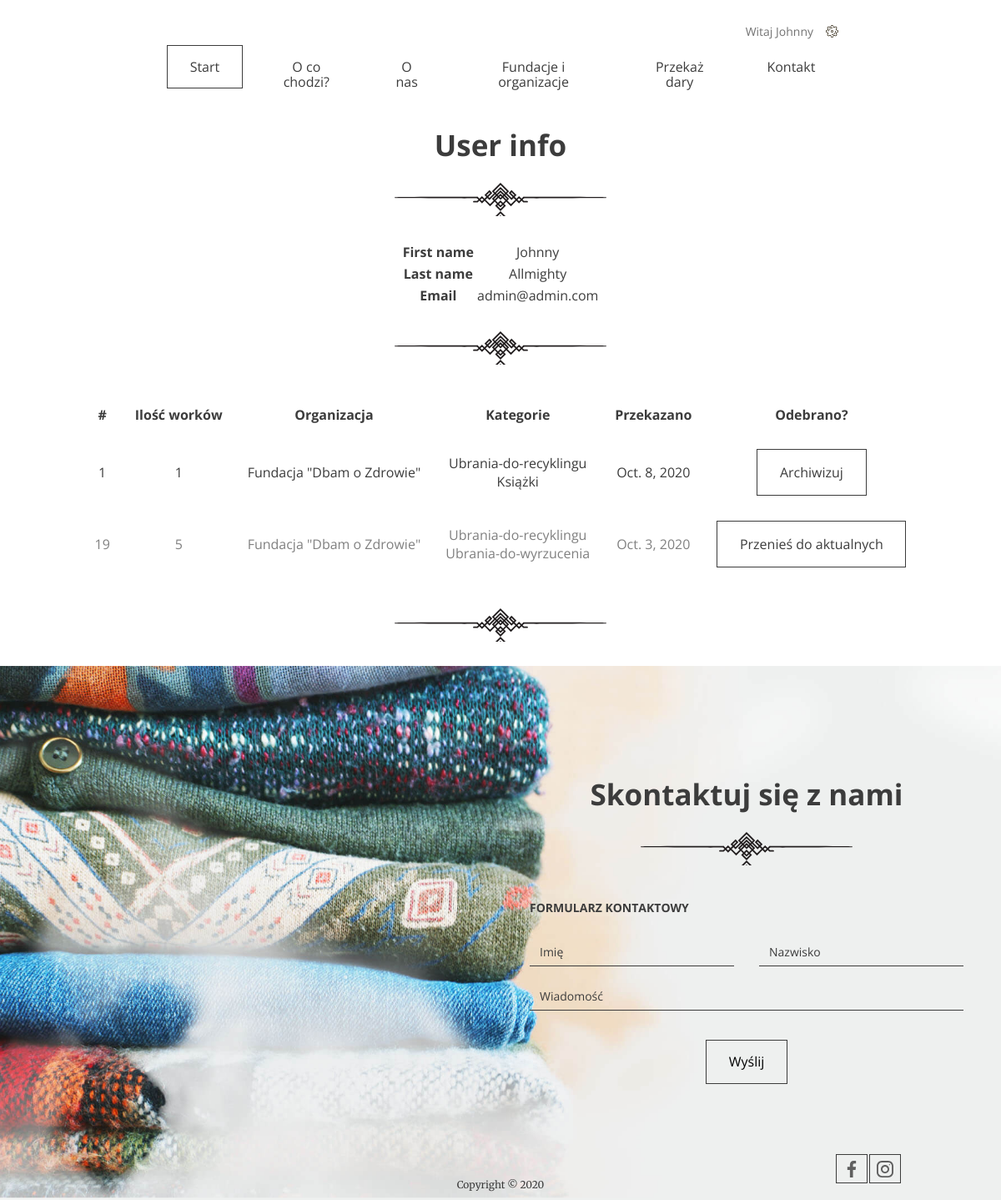
The page /profile/ (signed in) on the database as committed earlier.
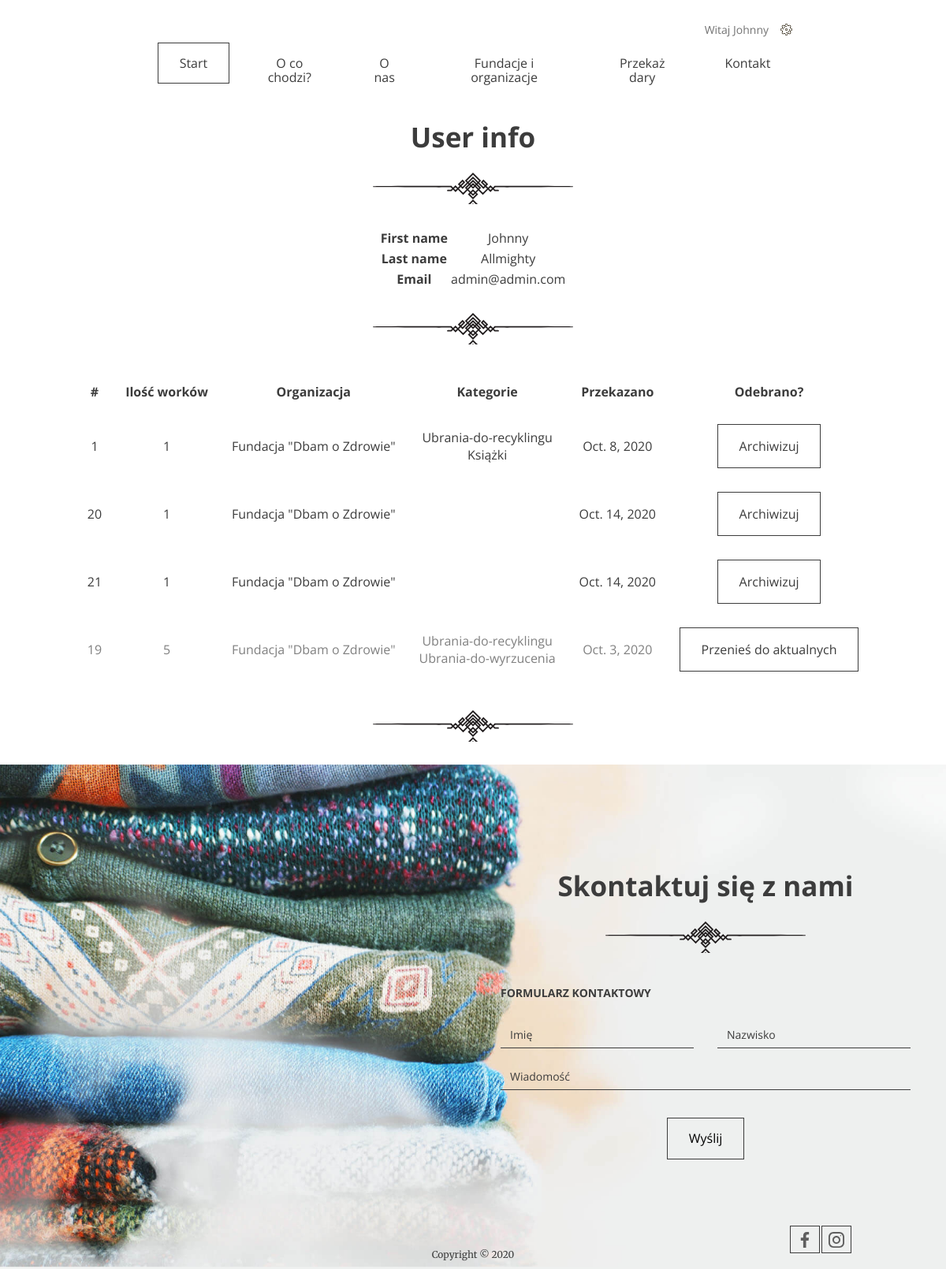
The same page on the database as committed later.
### giveaway/models.py (models this page shows, shortened)
class Donation(models.Model):
    quantity = models.IntegerField(default=1)
    categories = models.ManyToManyField(Category, related_name='donations')
    institution = models.ForeignKey(Institution, on_delete=models.CASCADE)
    address = models.CharField(max_length=200)
    city = models.CharField(max_length=150)
    zip_code = models.IntegerField()
    phone = models.IntegerField()
    pick_up_date = models.DateField()
    pick_up_time = models.TimeField()
    pick_up_comment = models.TextField()
    is_taken = models.BooleanField(default=False)
    user = models.ForeignKey(User, on_delete=models.CASCADE, null=True, default=None)

class Institution(models.Model):
    name = models.CharField(max_length=200)
    description = models.TextField()
    type = models.IntegerField(choices=TYPES, default=0)
    categories = models.ManyToManyField(Category, related_name='institutions')

class Category(models.Model):
    name = models.CharField(max_length=150)

### giveaway/views.py (the view)
# urls.py: path('profile/', ProfileView.as_view(), name='profile'),
class ProfileView(LoginRequiredMixin, TemplateView):
    template_name = "profile.html"
    def get_context_data(self, **kwargs):
        context = super().get_context_data(**kwargs)
        context["user_donations"] = Donation.objects.filter(
            Q(user=self.request.user) & Q(is_taken=False))
        context["user_archived_donations"] = Donation.objects.filter(
            Q(user=self.request.user) & Q(is_taken=True))
        return context

### giveaway/templates/profile.html (shortened to what this page needs)
{% extends 'base.html' %}
{%load static%}
{% block header %}
<header class="header">
    {% include 'navigation.html' %}
</header>
{%endblock%}
{% block content %}
<div>
    <div class="contact">
        <h2>User info</h2>
        <table class="center">
            <thead>
                <tr>
                    <th>First name</th>
                    <td>{{user.first_name}}</th>
                </tr>
            </thead>
            <tbody>
                <tr>
                    <th>Last name</td>
                    <td>{{user.last_name}}</td>
                </tr>
                <tr>
                    <th>Email</td>
                    <td>{{user.email}}</td>
                </tr>
            </tbody>
        </table>
        <h2></h2>
        <table class='center' CELLSPACING=10 CELLPADDING=10>
            <thead>
                <tr>
                    <th>#</th>
                    <th>Ilość worków</th>
                    <th>Organizacja</th>
                    <th>Kategorie</th>
                    <th>Przekazano</th>
                    <th>Odebrano?</th>
                </tr>
            </thead>
            <tbody>
                {% for donation in user_donations %}
                <tr>
                    <td> {{donation.pk}} </td>
                    <td> {{donation.quantity}} </td>
                    <td> {{donation.institution.name}} </td>
                    <td> {%for cat in donation.categories.all %}{% if forloop.last %}{{cat.name}}{%else%}{{cat.name}}<br>{%endif%}{%endfor%} </td>
                    <td> {{donation.pick_up_date}} </td>
                    <td> <a href="{% url 'archive-donation' donation.pk%}" class="btn">Archiwizuj</a> </td>
                </tr>
                {% endfor %}
                {% for donation in user_archived_donations %}
                <tr style="color: grey;">
                    <td> {{donation.pk}} </td>
                    <td> {{donation.quantity}} </td>
                    <td> {{donation.institution.name}} </td>
                    <td> {%for cat in donation.categories.all %}{% if forloop.last %}{{cat.name}}{%else%}{{cat.name}}<br>{%endif%}{%endfor%} </td>
                    <td> {{donation.pick_up_date}} </td>
                    <td> <a href="{% url 'archive-donation' donation.pk%}" class="btn">Przenieś do aktualnych</a> </td>
                </tr>
                {% endfor %}
            </tbody>
        </table>
        <h2></h2>
    </div>
</div>
{% endblock content %}

Rows that differ between the two databases and show on the page:
added Donation: pk "20", quantity "1", institution.name "Fundacja \"Dbam o Zdrowie\"", pick_up_date "Oct. 14, 2020", shown under "User info"
added Donation: pk "21", quantity "1", institution.name "Fundacja \"Dbam o Zdrowie\"", pick_up_date "Oct. 14, 2020", shown under "User info"
